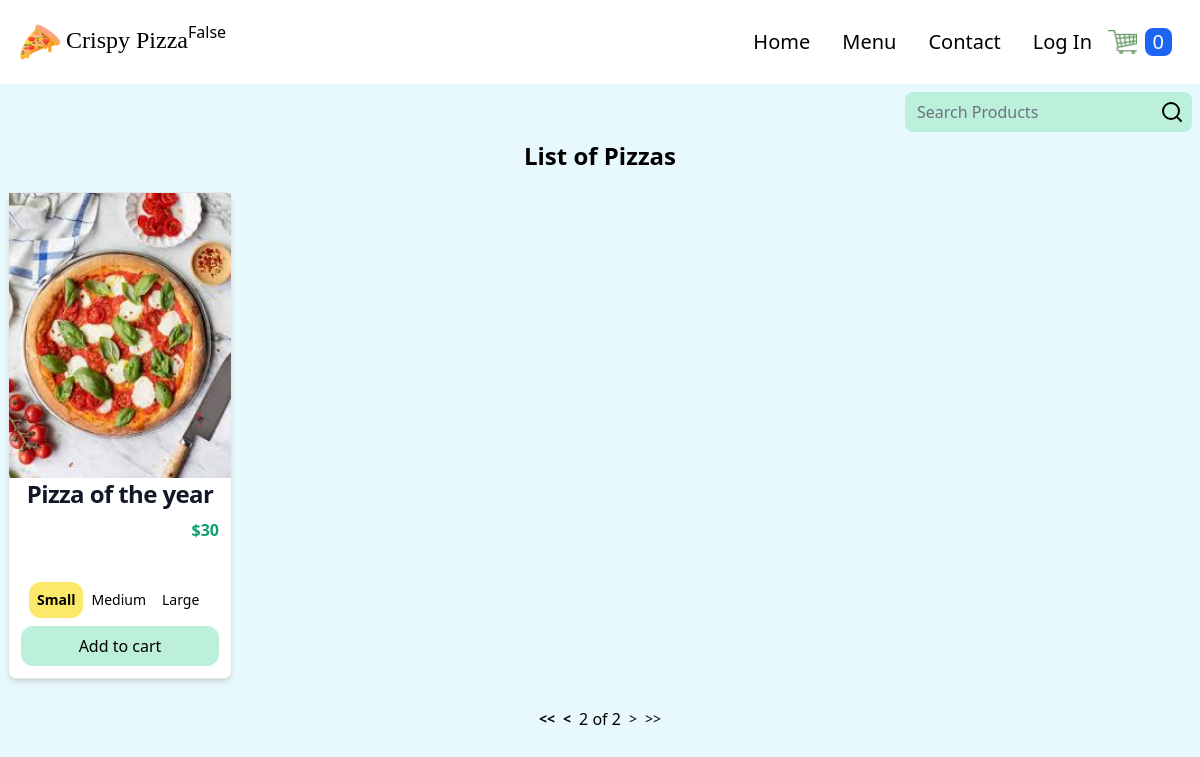
Page /?page=2 on the earlier database version.
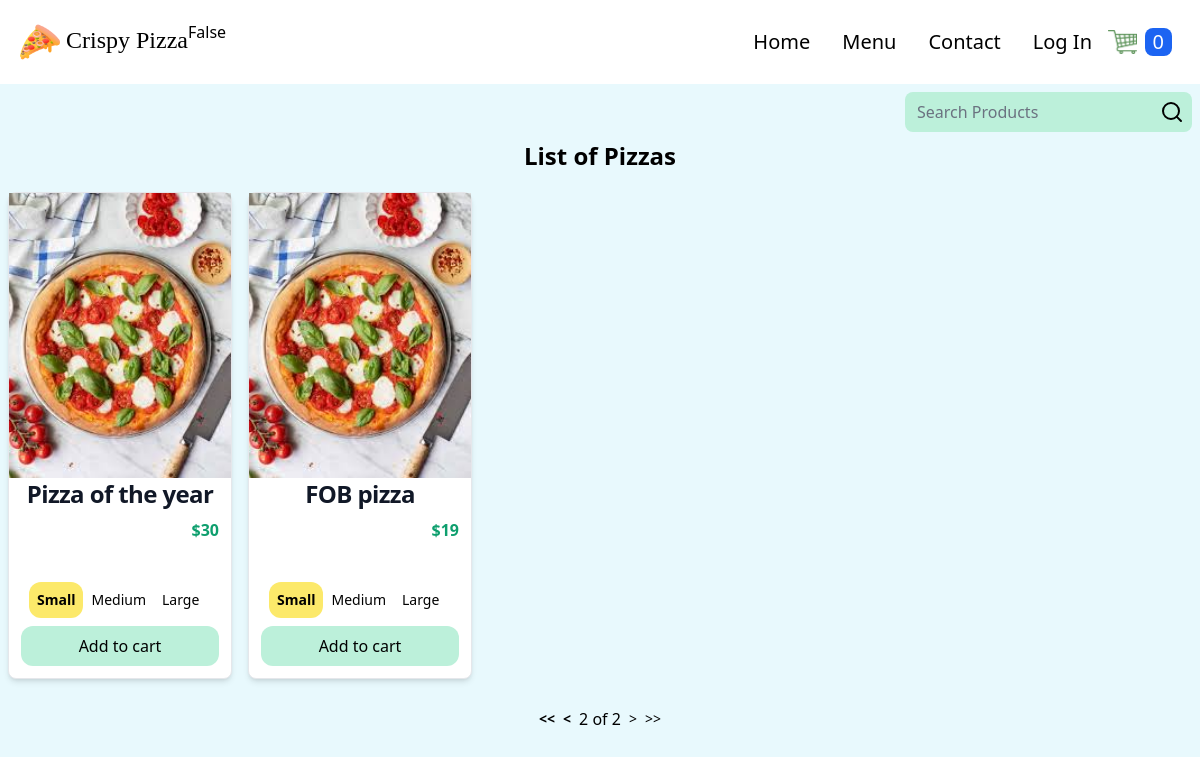
Same page on the later database version.
### store/models.py (models this page shows, shortened)
class Product(models.Model):
    PRODUCT_TYPES = (
        ("Pizza", "pizza"),
        ("Nonpizza", "nonpizza")
    )
    id = models.UUIDField(primary_key=True, default=uuid.uuid4, editable=False)
    name = models.CharField(max_length=100)
    price = models.PositiveIntegerField(blank=True, null=True)
    desc = models.TextField(max_length=500)
    image = models.ImageField(blank=True, upload_to='images')
    created_at = models.DateField(auto_now_add=True)
    updated_at = models.DateField(auto_now=True)
    product_type = models.CharField(max_length=10, choices=PRODUCT_TYPES)
    def image_tag(self):
        return mark_safe(f'<img src="{self.image.url}" width="100" height="100" />')
    image_tag.short_description = 'Image'
    @property
    def get_product_variants(self):
        variants = self.productvariant_set.all()
        return variants
    @property
    def has_variants(self):
        if self.productvariant_set.count() > 0:
            return True
        else:
            return False

class ProductVariant(models.Model):
    title = models.CharField(max_length=100, blank=True, null=True)
    product = models.ForeignKey(Product, on_delete=models.CASCADE)
    size = models.ForeignKey(Size, on_delete=models.CASCADE)
    price = models.PositiveIntegerField()

class Size(models.Model):
    name = models.CharField(max_length=20, blank=True, null=True)
    def __str__(self):
        return self.name

### store/views.py (the view)
# urls.py: path('', views.products, name='products'),
def products(request):
    products = Product.objects.all()
    product_name = request.GET.get('product')
    if product_name != '' and product_name is not None:
        products = products.filter(name__icontains=product_name)
    else:
        product_name = ""
    paginator = Paginator(products, 5)
    page_number = request.GET.get('page')
    products = paginator.get_page(page_number)
    context = {'products': products,
               "search_string": product_name}
    return render(request, 'store/products.html', context=context)

### store/context_processors.py (called while the page is built, shortened)
def get_cart_quantity(request):
    if request.user.is_authenticated:
        customer = request.user.customer
    else:
        try:
            customer, created = Customer.objects.get_or_create(
                device=request.COOKIES['device'])
        except:
            return {
                'cart_quantity': 0
            }

### store/templates/store/products.html (shortened to what the changed rows need)
{% extends "store/base.html" %} {% block content %} {% load static %}
<div>
  <h1 class="text-2xl text-center font-bold mb-3">List of Pizzas</h1>
  <div class="grid grid-cols-1 sm:grid-cols-1 md:grid-cols-3 lg:grid-cols-5">
    {% for product in products %}
    <div
      class="flex flex-col m-2 bg-white border border-gray-200 rounded-lg shadow-md dark:bg-gray-800 dark:border-gray-700 individual-container"
    >
      <img
        class="w-full h-full block mx-auto"
        src="{{ product.image.url }}"
        alt=""
      />
      <h5
        class="mb-2 text-center text-2xl font-bold tracking-tight text-gray-900 dark:text-white"
      >
        {{product.name}}
      </h5>
      {% if product.has_variants %}
      <div class="flex mx-3">
        <p
          class="mt-auto mb-5 ml-auto font-bold text-green-500 prices-{{forloop.counter}} small-{{forloop.counter}}"
        >
          ${{product.get_product_variants.0.price}}
        </p>
      </div>
      {% else %}
      <div class="flex mx-3">
        <p class="mt-auto mb-5 ml-auto font-bold text-green-500">${{product.price}}</p>
      </div>
        {% endif %}
        <form
          action="{% url 'order:add_to_cart' product.id %}"
          method="post"
          class="text-center items-center mt-auto p-3"
          id = "product-form"
        >
          {% if product.has_variants %}
          <div class="flex m-2 w-1/2">
            <div class="flex">
              <label
                for="small-{{forloop.counter}}"
                class="cursor-pointer select-none rounded-xl p-2 text-sm text-center peer-checked:bg-yellow-200 peer-checked:font-bold"
                >{{product.get_product_variants.0.size}}
              </label>
            </div>
            <div class="flex">
              <label
                for="medium-{{forloop.counter}}"
                class="cursor-pointer select-none rounded-xl p-2 text-sm text-center peer-checked:bg-orange-300 peer-checked:font-bold"
                >{{product.get_product_variants.1.size}}</label
              >
            </div>
            <div class="flex">
              <label
                for="large-{{forloop.counter}}"
                class="cursor-pointer select-none rounded-xl p-2 text-sm text-center peer-checked:bg-green-500 peer-checked:font-bold"
                >{{product.get_product_variants.2.size}}</label
              >
            </div>
          </div>
          {% endif %}
          <div class="flex">
            <button
            class="bg-green-200 rounded-xl w-full py-2 hover:text-green-700 js-add"
            type="button"
          >
            Add to cart
          </button>
          </div>
        </form>
      </div>
      {% endfor %}
    </div>
  </div>
  {% endblock %}

Differences in the rows shown:
added Product: image (picture), name "FOB pizza", get_product_variants.0.price "19", get_product_variants.0.size "Small", get_product_variants.1.size "Medium", get_product_variants.2.size "Large"
